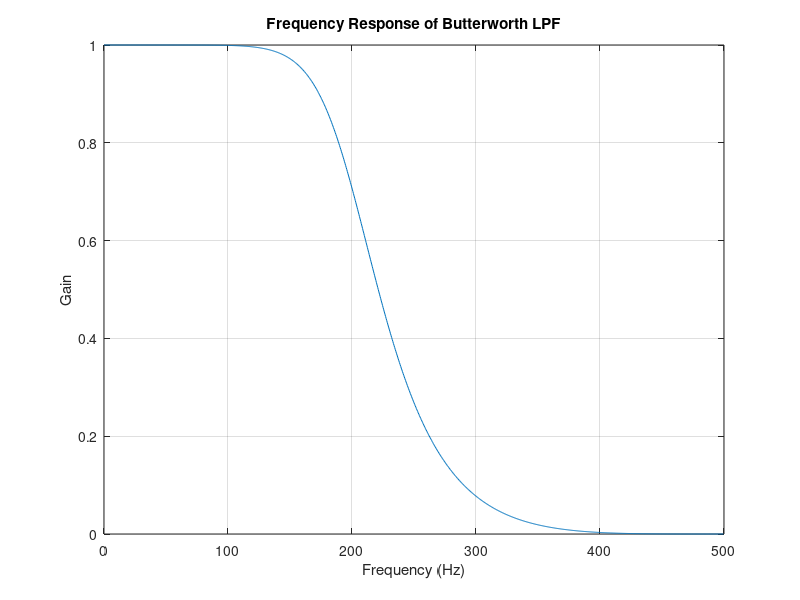
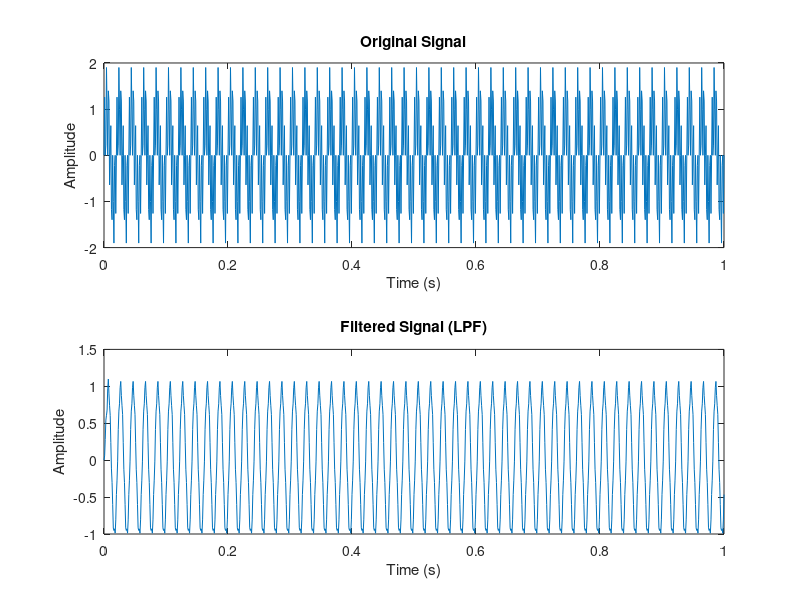

Write the MATLAB code that produced these figures, in order.

Fs = 1000;       
Fc = 200;         
N = 4;            


Wn = Fc / (Fs / 2); 


[b, a] = butter(N, Wn, 'low');

[H, f] = freqz(b, a, 1024, Fs);


figure;
plot(f, abs(H));
title('Frequency Response of Butterworth LPF');
xlabel('Frequency (Hz)');
ylabel('Gain');
grid on;


t = 0:1/Fs:1; 
signal = sin(2*pi*50*t) + sin(2*pi*300*t);

filtered_signal = filter(b, a, signal);


figure;
subplot(2,1,1);
plot(t, signal);
title('Original Signal');
xlabel('Time (s)');
ylabel('Amplitude');

subplot(2,1,2);
plot(t, filtered_signal);
title('Filtered Signal (LPF)');
xlabel('Time (s)');
ylabel('Amplitude');
